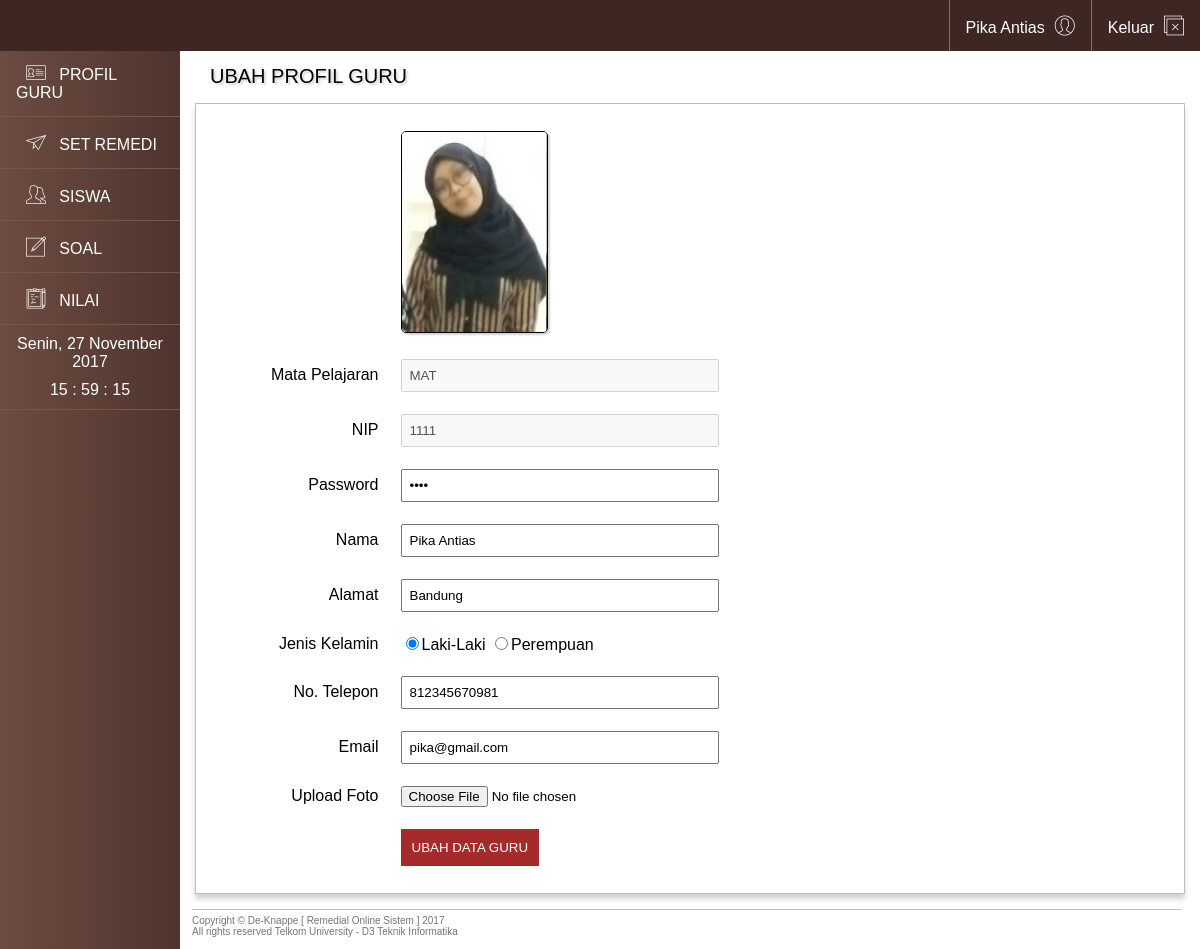
Page /page_guru/profil/edit_profil_guru.php (signed in) on the committed database.
### tables this page shows
CREATE TABLE `guru` (
  `id_guru` int(20) NOT NULL,
  `password` varchar(35) NOT NULL,
  `nama_guru` varchar(30) NOT NULL,
  `alamat_guru` varchar(30) NOT NULL,
  `gender_guru` varchar(30) NOT NULL,
  `telp_guru` varchar(16) NOT NULL,
  `email_guru` varchar(30) NOT NULL,
  `id_mapel` varchar(3) NOT NULL,
  `foto_guru` varchar(100) NOT NULL
);

CREATE TABLE `mapel` (
  `id_mapel` varchar(3) NOT NULL,
  `nama_mapel` varchar(15) NOT NULL,
  `jurusan` varchar(3) NOT NULL,
  `kkm` int(3) NOT NULL
);

### page_guru/body_part/query_body.php (called while the page is built)
<?php
    $sql = "SELECT * from guru join mapel on guru.id_mapel = mapel.id_mapel where id_guru='$cek'";
    $qry = $conn->query($sql);
    $data = $qry->fetch_array();
?>

### page_guru/profil/edit_profil_guru.php (the view, shortened to what this page needs)
<?php
		include ('../../php/connect.php');
		$cek=$_SESSION['user'];
		include ('../body_part/query_body.php');
if (isset($_SESSION['user']) && isset($_SESSION['pass'])) {
	?>
<!DOCTYPE html>
<html>
	<head>
		<link rel="stylesheet" type="text/css" href="../../css/template.css">
		<link rel="stylesheet" type="text/css" href="../../css/add.css">
		<link rel="stylesheet" type="text/css" href="../../css/font/flaticon.css">
	</head>
	<body>
		<header>
			<ul class="navbar">
			  <li><a href="../../php/logout_guru.php">Keluar<i class="flaticon-close"></i></a></li>
			  <li><a href="../profil_guru.php"><?php echo $data['nama_guru']; ?><i class="flaticon-user-3"></i></a></li>
			</ul>
		</header>
		<?php require_once('../body_part/sidebar_edit.php') ?>
		<div class="content">
			<div class="isijudul">
			UBAH PROFIL GURU
			</div>
			<div class="isi">
			<form action="" method="POST" enctype="multipart/form-data">
				<table class="form">
					<tr>
                        <td></td>
						<td><?php echo'<img src="../../images/foto_guru/'.$data['foto_guru'].'">'?></td>
					</tr>
					<tr>
                        <td><span>Mata Pelajaran</span></td>
						<td><input type="text" name="mapel" value="<?php echo $data['id_mapel'] ?>" disabled></td>
					</tr>
                    <tr>
						<td><span>NIP</span></td>
						<td><input type="text" name="id_guru" value="<?php echo $data['id_guru'] ?>" disabled></td>
					</tr>
                    <tr>
						<td><span>Password</span></td>
						<td><input type="password" name="password" value="<?php echo $data['password'] ?>"></td>
					</tr>
					<tr>
						<td><span>Nama</span></td>
						<td><input type="text" name="nama" value="<?php echo $data['nama_guru'] ?>"></td>
					</tr>
					<tr>
                        <td><span>Alamat</span></td>
						<td><input type="text" name="alamat" value="<?php echo $data['alamat_guru'] ?>"></td>
					</tr>
                    <tr>
						<td><span>Jenis Kelamin</span></td>
						<td>
							<input type="radio" name="gender" value="Laki-Laki" checked>Laki-Laki
  							<input type="radio" name="gender" value="Perempuan">Perempuan
						</td>
					</tr>
                    <tr>
                        <td><span>No. Telepon</span></td>
						<td><input type="text" name="no_telp" value="<?php echo $data['telp_guru'] ?>"></td>
					</tr>
					<tr>
                        <td><span>Email</span></td>
						<td><input type="text" name="email" value="<?php echo $data['email_guru'] ?>"></td>
					</tr>
					<tr>
						<td><span>Upload Foto</span></td>
						<td><input type="file" name="foto"></td>
					</tr>
					<tr>
						<td></td>
						<td><input type="submit" class="tombol" name="upload" value="UBAH DATA GURU">
						</td>
					</tr>
				</table>
				</form>
			</div>
		</div>
		<footer>
			<div class="footer">
			Copyright &copy; De-Knappe [ Remedial Online Sistem ] 2017<br>
			All rights reserved Telkom University - D3 Teknik Informatika<br>
			</div>
		</footer>
	</body>
</html>
<?php
} else {
  		header("location: ../../php/login_guru.php");
	}
?>

### css/template.css (style rules this page uses)
body { margin: 0px; font-family: Arial, Helvetica, sans-serif; }
header { position: fixed; z-index: 2; }
a { color: white; }
ul.navbar { list-style-type: none; margin: 0; padding: 0; overflow: hidden; background-color: #3E2723; position: fixed; width: 100%; }
ul.navbar li { float: right; border-left: 1px solid #8D6E63; }
li a { display: block; text-align: left; padding: 14px 16px; text-decoration: none; }
div.content { margin-left: 15%; padding: 15px; height: 100%; }
div.content div.isijudul { padding: 15px 15px; font-size: 20px; text-shadow: 2px 2px 2px lightgrey; }
.footer { color: #757575; font-size: 10px; border-top: 1px solid #BDBDBD; padding: 5px 5px 12px 0px ; bottom: 0; position: relative; display: block; width: 82%; margin-left: 16%; }
.isi { border: 1px solid #BDBDBD; height: 100%; padding: 15px; box-shadow: 0px 5px 5px 0px lightgrey; }
td { padding: 10px; }
table { margin-left: 3%; position: inline; }

### css/add.css (style rules this page uses)
table.form { margin-left: 5%; }
table.form tr td span { float: right; }
table.form tr td input[type=text], input[type=date], input[type=password] { padding: 7px; width: 100%; }
table.form tr td input[type=submit] { padding: 10px; background-color: brown; color: white; border: 1px solid brown; }
table.form tr td input[type=text], input[type=date], input[type=password] { width: 300px; }
table.form tr td img { width: 145px; height: 200px; border: 1px solid black; border-radius: 5px; box-shadow: 2px 2px 2px 0px lightgrey; }

### rows in the picture
guru: nama_guru "Pika Antias", foto_guru (picture), mapel "MAT", id_guru "1111", nama "Pika Antias", alamat "Bandung", no_telp "812345670981", email "pika@gmail.com"
